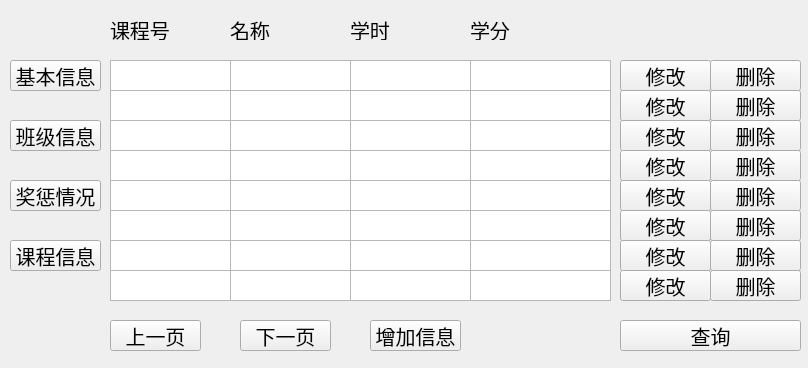
<?xml version="1.0" encoding="UTF-8"?>
<ui version="4.0">
 <class>Form</class>
 <widget class="QWidget" name="Form">
  <property name="geometry">
   <rect>
    <x>0</x>
    <y>0</y>
    <width>808</width>
    <height>368</height>
   </rect>
  </property>
  <property name="minimumSize">
   <size>
    <width>808</width>
    <height>368</height>
   </size>
  </property>
  <property name="maximumSize">
   <size>
    <width>808</width>
    <height>368</height>
   </size>
  </property>
  <property name="windowTitle">
   <string>Form</string>
  </property>
  <widget class="QLabel" name="label_2">
   <property name="geometry">
    <rect>
     <x>230</x>
     <y>20</y>
     <width>61</width>
     <height>20</height>
    </rect>
   </property>
   <property name="font">
    <font>
     <family>楷体</family>
     <pointsize>15</pointsize>
    </font>
   </property>
   <property name="text">
    <string>名称</string>
   </property>
  </widget>
  <widget class="QLabel" name="label_3">
   <property name="geometry">
    <rect>
     <x>110</x>
     <y>20</y>
     <width>61</width>
     <height>20</height>
    </rect>
   </property>
   <property name="font">
    <font>
     <family>楷体</family>
     <pointsize>15</pointsize>
    </font>
   </property>
   <property name="text">
    <string>课程号</string>
   </property>
  </widget>
  <widget class="QLabel" name="label_4">
   <property name="geometry">
    <rect>
     <x>350</x>
     <y>20</y>
     <width>61</width>
     <height>20</height>
    </rect>
   </property>
   <property name="font">
    <font>
     <family>楷体</family>
     <pointsize>15</pointsize>
    </font>
   </property>
   <property name="text">
    <string>学时</string>
   </property>
  </widget>
  <widget class="QLabel" name="label_5">
   <property name="geometry">
    <rect>
     <x>470</x>
     <y>20</y>
     <width>81</width>
     <height>20</height>
    </rect>
   </property>
   <property name="font">
    <font>
     <family>楷体</family>
     <pointsize>15</pointsize>
    </font>
   </property>
   <property name="text">
    <string>学分</string>
   </property>
  </widget>
  <widget class="QPushButton" name="basic_Button">
   <property name="geometry">
    <rect>
     <x>10</x>
     <y>60</y>
     <width>91</width>
     <height>31</height>
    </rect>
   </property>
   <property name="font">
    <font>
     <family>楷体</family>
     <pointsize>15</pointsize>
    </font>
   </property>
   <property name="text">
    <string>基本信息</string>
   </property>
  </widget>
  <widget class="QPushButton" name="class_button">
   <property name="geometry">
    <rect>
     <x>10</x>
     <y>120</y>
     <width>91</width>
     <height>31</height>
    </rect>
   </property>
   <property name="font">
    <font>
     <family>楷体</family>
     <pointsize>15</pointsize>
    </font>
   </property>
   <property name="text">
    <string>班级信息</string>
   </property>
  </widget>
  <widget class="QPushButton" name="rp_Button">
   <property name="geometry">
    <rect>
     <x>10</x>
     <y>180</y>
     <width>91</width>
     <height>31</height>
    </rect>
   </property>
   <property name="font">
    <font>
     <family>楷体</family>
     <pointsize>15</pointsize>
    </font>
   </property>
   <property name="text">
    <string>奖惩情况</string>
   </property>
  </widget>
  <widget class="QPushButton" name="lastpage_Button">
   <property name="geometry">
    <rect>
     <x>110</x>
     <y>320</y>
     <width>91</width>
     <height>31</height>
    </rect>
   </property>
   <property name="font">
    <font>
     <family>楷体</family>
     <pointsize>15</pointsize>
    </font>
   </property>
   <property name="text">
    <string>上一页</string>
   </property>
  </widget>
  <widget class="QPushButton" name="nextpage_Button">
   <property name="geometry">
    <rect>
     <x>240</x>
     <y>320</y>
     <width>91</width>
     <height>31</height>
    </rect>
   </property>
   <property name="font">
    <font>
     <family>楷体</family>
     <pointsize>15</pointsize>
    </font>
   </property>
   <property name="text">
    <string>下一页</string>
   </property>
  </widget>
  <widget class="QTextBrowser" name="textBrowser_1">
   <property name="geometry">
    <rect>
     <x>110</x>
     <y>60</y>
     <width>121</width>
     <height>31</height>
    </rect>
   </property>
  </widget>
  <widget class="QTextBrowser" name="textBrowser_2">
   <property name="geometry">
    <rect>
     <x>230</x>
     <y>60</y>
     <width>121</width>
     <height>31</height>
    </rect>
   </property>
  </widget>
  <widget class="QTextBrowser" name="textBrowser_3">
   <property name="geometry">
    <rect>
     <x>350</x>
     <y>60</y>
     <width>121</width>
     <height>31</height>
    </rect>
   </property>
  </widget>
  <widget class="QTextBrowser" name="textBrowser_4">
   <property name="geometry">
    <rect>
     <x>470</x>
     <y>60</y>
     <width>141</width>
     <height>31</height>
    </rect>
   </property>
  </widget>
  <widget class="QPushButton" name="change_Button1">
   <property name="geometry">
    <rect>
     <x>620</x>
     <y>60</y>
     <width>91</width>
     <height>31</height>
    </rect>
   </property>
   <property name="font">
    <font>
     <family>楷体</family>
     <pointsize>15</pointsize>
    </font>
   </property>
   <property name="text">
    <string>修改</string>
   </property>
  </widget>
  <widget class="QTextBrowser" name="textBrowser_8">
   <property name="geometry">
    <rect>
     <x>470</x>
     <y>90</y>
     <width>141</width>
     <height>31</height>
    </rect>
   </property>
  </widget>
  <widget class="QTextBrowser" name="textBrowser_7">
   <property name="geometry">
    <rect>
     <x>350</x>
     <y>90</y>
     <width>121</width>
     <height>31</height>
    </rect>
   </property>
  </widget>
  <widget class="QPushButton" name="change_Button2">
   <property name="geometry">
    <rect>
     <x>620</x>
     <y>90</y>
     <width>91</width>
     <height>31</height>
    </rect>
   </property>
   <property name="font">
    <font>
     <family>楷体</family>
     <pointsize>15</pointsize>
    </font>
   </property>
   <property name="text">
    <string>修改</string>
   </property>
  </widget>
  <widget class="QTextBrowser" name="textBrowser_5">
   <property name="geometry">
    <rect>
     <x>110</x>
     <y>90</y>
     <width>121</width>
     <height>31</height>
    </rect>
   </property>
  </widget>
  <widget class="QTextBrowser" name="textBrowser_6">
   <property name="geometry">
    <rect>
     <x>230</x>
     <y>90</y>
     <width>121</width>
     <height>31</height>
    </rect>
   </property>
  </widget>
  <widget class="QTextBrowser" name="textBrowser_12">
   <property name="geometry">
    <rect>
     <x>470</x>
     <y>120</y>
     <width>141</width>
     <height>31</height>
    </rect>
   </property>
  </widget>
  <widget class="QTextBrowser" name="textBrowser_11">
   <property name="geometry">
    <rect>
     <x>350</x>
     <y>120</y>
     <width>121</width>
     <height>31</height>
    </rect>
   </property>
  </widget>
  <widget class="QPushButton" name="change_Button3">
   <property name="geometry">
    <rect>
     <x>620</x>
     <y>120</y>
     <width>91</width>
     <height>31</height>
    </rect>
   </property>
   <property name="font">
    <font>
     <family>楷体</family>
     <pointsize>15</pointsize>
    </font>
   </property>
   <property name="text">
    <string>修改</string>
   </property>
  </widget>
  <widget class="QTextBrowser" name="textBrowser_9">
   <property name="geometry">
    <rect>
     <x>110</x>
     <y>120</y>
     <width>121</width>
     <height>31</height>
    </rect>
   </property>
  </widget>
  <widget class="QTextBrowser" name="textBrowser_10">
   <property name="geometry">
    <rect>
     <x>230</x>
     <y>120</y>
     <width>121</width>
     <height>31</height>
    </rect>
   </property>
  </widget>
  <widget class="QTextBrowser" name="textBrowser_16">
   <property name="geometry">
    <rect>
     <x>470</x>
     <y>150</y>
     <width>141</width>
     <height>31</height>
    </rect>
   </property>
  </widget>
  <widget class="QTextBrowser" name="textBrowser_15">
   <property name="geometry">
    <rect>
     <x>350</x>
     <y>150</y>
     <width>121</width>
     <height>31</height>
    </rect>
   </property>
  </widget>
  <widget class="QPushButton" name="change_Button4">
   <property name="geometry">
    <rect>
     <x>620</x>
     <y>150</y>
     <width>91</width>
     <height>31</height>
    </rect>
   </property>
   <property name="font">
    <font>
     <family>楷体</family>
     <pointsize>15</pointsize>
    </font>
   </property>
   <property name="text">
    <string>修改</string>
   </property>
  </widget>
  <widget class="QTextBrowser" name="textBrowser_13">
   <property name="geometry">
    <rect>
     <x>110</x>
     <y>150</y>
     <width>121</width>
     <height>31</height>
    </rect>
   </property>
  </widget>
  <widget class="QTextBrowser" name="textBrowser_14">
   <property name="geometry">
    <rect>
     <x>230</x>
     <y>150</y>
     <width>121</width>
     <height>31</height>
    </rect>
   </property>
  </widget>
  <widget class="QTextBrowser" name="textBrowser_20">
   <property name="geometry">
    <rect>
     <x>470</x>
     <y>180</y>
     <width>141</width>
     <height>31</height>
    </rect>
   </property>
  </widget>
  <widget class="QTextBrowser" name="textBrowser_19">
   <property name="geometry">
    <rect>
     <x>350</x>
     <y>180</y>
     <width>121</width>
     <height>31</height>
    </rect>
   </property>
  </widget>
  <widget class="QPushButton" name="change_Button5">
   <property name="geometry">
    <rect>
     <x>620</x>
     <y>180</y>
     <width>91</width>
     <height>31</height>
    </rect>
   </property>
   <property name="font">
    <font>
     <family>楷体</family>
     <pointsize>15</pointsize>
    </font>
   </property>
   <property name="text">
    <string>修改</string>
   </property>
  </widget>
  <widget class="QTextBrowser" name="textBrowser_17">
   <property name="geometry">
    <rect>
     <x>110</x>
     <y>180</y>
     <width>121</width>
     <height>31</height>
    </rect>
   </property>
  </widget>
  <widget class="QTextBrowser" name="textBrowser_18">
   <property name="geometry">
    <rect>
     <x>230</x>
     <y>180</y>
     <width>121</width>
     <height>31</height>
    </rect>
   </property>
  </widget>
  <widget class="QTextBrowser" name="textBrowser_24">
   <property name="geometry">
    <rect>
     <x>470</x>
     <y>210</y>
     <width>141</width>
     <height>31</height>
    </rect>
   </property>
  </widget>
  <widget class="QTextBrowser" name="textBrowser_23">
   <property name="geometry">
    <rect>
     <x>350</x>
     <y>210</y>
     <width>121</width>
     <height>31</height>
    </rect>
   </property>
  </widget>
  <widget class="QPushButton" name="change_Button6">
   <property name="geometry">
    <rect>
     <x>620</x>
     <y>210</y>
     <width>91</width>
     <height>31</height>
    </rect>
   </property>
   <property name="font">
    <font>
     <family>楷体</family>
     <pointsize>15</pointsize>
    </font>
   </property>
   <property name="text">
    <string>修改</string>
   </property>
  </widget>
  <widget class="QTextBrowser" name="textBrowser_21">
   <property name="geometry">
    <rect>
     <x>110</x>
     <y>210</y>
     <width>121</width>
     <height>31</height>
    </rect>
   </property>
  </widget>
  <widget class="QTextBrowser" name="textBrowser_22">
   <property name="geometry">
    <rect>
     <x>230</x>
     <y>210</y>
     <width>121</width>
     <height>31</height>
    </rect>
   </property>
  </widget>
  <widget class="QTextBrowser" name="textBrowser_28">
   <property name="geometry">
    <rect>
     <x>470</x>
     <y>240</y>
     <width>141</width>
     <height>31</height>
    </rect>
   </property>
  </widget>
  <widget class="QTextBrowser" name="textBrowser_27">
   <property name="geometry">
    <rect>
     <x>350</x>
     <y>240</y>
     <width>121</width>
     <height>31</height>
    </rect>
   </property>
  </widget>
  <widget class="QPushButton" name="change_Button7">
   <property name="geometry">
    <rect>
     <x>620</x>
     <y>240</y>
     <width>91</width>
     <height>31</height>
    </rect>
   </property>
   <property name="font">
    <font>
     <family>楷体</family>
     <pointsize>15</pointsize>
    </font>
   </property>
   <property name="text">
    <string>修改</string>
   </property>
  </widget>
  <widget class="QTextBrowser" name="textBrowser_25">
   <property name="geometry">
    <rect>
     <x>110</x>
     <y>240</y>
     <width>121</width>
     <height>31</height>
    </rect>
   </property>
  </widget>
  <widget class="QTextBrowser" name="textBrowser_26">
   <property name="geometry">
    <rect>
     <x>230</x>
     <y>240</y>
     <width>121</width>
     <height>31</height>
    </rect>
   </property>
  </widget>
  <widget class="QTextBrowser" name="textBrowser_29">
   <property name="geometry">
    <rect>
     <x>110</x>
     <y>270</y>
     <width>121</width>
     <height>31</height>
    </rect>
   </property>
  </widget>
  <widget class="QTextBrowser" name="textBrowser_30">
   <property name="geometry">
    <rect>
     <x>230</x>
     <y>270</y>
     <width>121</width>
     <height>31</height>
    </rect>
   </property>
  </widget>
  <widget class="QPushButton" name="change_Button8">
   <property name="geometry">
    <rect>
     <x>620</x>
     <y>270</y>
     <width>91</width>
     <height>31</height>
    </rect>
   </property>
   <property name="font">
    <font>
     <family>楷体</family>
     <pointsize>15</pointsize>
    </font>
   </property>
   <property name="text">
    <string>修改</string>
   </property>
  </widget>
  <widget class="QTextBrowser" name="textBrowser_31">
   <property name="geometry">
    <rect>
     <x>350</x>
     <y>270</y>
     <width>121</width>
     <height>31</height>
    </rect>
   </property>
  </widget>
  <widget class="QTextBrowser" name="textBrowser_32">
   <property name="geometry">
    <rect>
     <x>470</x>
     <y>270</y>
     <width>141</width>
     <height>31</height>
    </rect>
   </property>
  </widget>
  <widget class="QPushButton" name="course_Button">
   <property name="geometry">
    <rect>
     <x>10</x>
     <y>240</y>
     <width>91</width>
     <height>31</height>
    </rect>
   </property>
   <property name="font">
    <font>
     <family>楷体</family>
     <pointsize>15</pointsize>
    </font>
   </property>
   <property name="text">
    <string>课程信息</string>
   </property>
  </widget>
  <widget class="QPushButton" name="nextpage_Button_2">
   <property name="geometry">
    <rect>
     <x>620</x>
     <y>320</y>
     <width>181</width>
     <height>31</height>
    </rect>
   </property>
   <property name="font">
    <font>
     <family>楷体</family>
     <pointsize>15</pointsize>
    </font>
   </property>
   <property name="text">
    <string>查询</string>
   </property>
  </widget>
  <widget class="QPushButton" name="add_Button">
   <property name="geometry">
    <rect>
     <x>370</x>
     <y>320</y>
     <width>91</width>
     <height>31</height>
    </rect>
   </property>
   <property name="font">
    <font>
     <family>楷体</family>
     <pointsize>15</pointsize>
    </font>
   </property>
   <property name="text">
    <string>增加信息</string>
   </property>
  </widget>
  <widget class="QPushButton" name="change_Button4_2">
   <property name="geometry">
    <rect>
     <x>710</x>
     <y>150</y>
     <width>91</width>
     <height>31</height>
    </rect>
   </property>
   <property name="font">
    <font>
     <family>楷体</family>
     <pointsize>15</pointsize>
    </font>
   </property>
   <property name="text">
    <string>删除</string>
   </property>
  </widget>
  <widget class="QPushButton" name="change_Button6_2">
   <property name="geometry">
    <rect>
     <x>710</x>
     <y>210</y>
     <width>91</width>
     <height>31</height>
    </rect>
   </property>
   <property name="font">
    <font>
     <family>楷体</family>
     <pointsize>15</pointsize>
    </font>
   </property>
   <property name="text">
    <string>删除</string>
   </property>
  </widget>
  <widget class="QPushButton" name="change_Button2_2">
   <property name="geometry">
    <rect>
     <x>710</x>
     <y>90</y>
     <width>91</width>
     <height>31</height>
    </rect>
   </property>
   <property name="font">
    <font>
     <family>楷体</family>
     <pointsize>15</pointsize>
    </font>
   </property>
   <property name="text">
    <string>删除</string>
   </property>
  </widget>
  <widget class="QPushButton" name="change_Button7_2">
   <property name="geometry">
    <rect>
     <x>710</x>
     <y>240</y>
     <width>91</width>
     <height>31</height>
    </rect>
   </property>
   <property name="font">
    <font>
     <family>楷体</family>
     <pointsize>15</pointsize>
    </font>
   </property>
   <property name="text">
    <string>删除</string>
   </property>
  </widget>
  <widget class="QPushButton" name="change_Button3_2">
   <property name="geometry">
    <rect>
     <x>710</x>
     <y>120</y>
     <width>91</width>
     <height>31</height>
    </rect>
   </property>
   <property name="font">
    <font>
     <family>楷体</family>
     <pointsize>15</pointsize>
    </font>
   </property>
   <property name="text">
    <string>删除</string>
   </property>
  </widget>
  <widget class="QPushButton" name="change_Button8_2">
   <property name="geometry">
    <rect>
     <x>710</x>
     <y>270</y>
     <width>91</width>
     <height>31</height>
    </rect>
   </property>
   <property name="font">
    <font>
     <family>楷体</family>
     <pointsize>15</pointsize>
    </font>
   </property>
   <property name="text">
    <string>删除</string>
   </property>
  </widget>
  <widget class="QPushButton" name="change_Button1_2">
   <property name="geometry">
    <rect>
     <x>710</x>
     <y>60</y>
     <width>91</width>
     <height>31</height>
    </rect>
   </property>
   <property name="font">
    <font>
     <family>楷体</family>
     <pointsize>15</pointsize>
    </font>
   </property>
   <property name="text">
    <string>删除</string>
   </property>
  </widget>
  <widget class="QPushButton" name="change_Button5_2">
   <property name="geometry">
    <rect>
     <x>710</x>
     <y>180</y>
     <width>91</width>
     <height>31</height>
    </rect>
   </property>
   <property name="font">
    <font>
     <family>楷体</family>
     <pointsize>15</pointsize>
    </font>
   </property>
   <property name="text">
    <string>删除</string>
   </property>
  </widget>
 </widget>
 <resources/>
 <connections/>
</ui>
